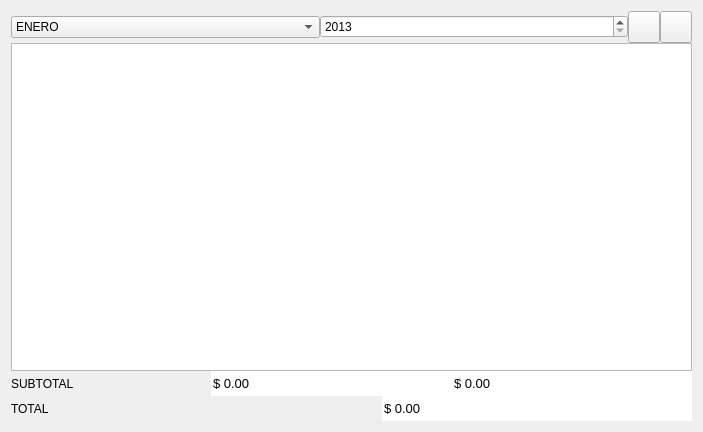
<?xml version="1.0" encoding="UTF-8"?>
<ui version="4.0">
 <class>Presupuesto_Widget</class>
 <widget class="QWidget" name="Presupuesto_Widget">
  <property name="geometry">
   <rect>
    <x>0</x>
    <y>0</y>
    <width>703</width>
    <height>432</height>
   </rect>
  </property>
  <property name="windowTitle">
   <string>Form</string>
  </property>
  <layout class="QGridLayout" name="gridLayout">
   <item row="0" column="0">
    <layout class="QVBoxLayout" name="verticalLayout">
     <property name="spacing">
      <number>0</number>
     </property>
     <property name="sizeConstraint">
      <enum>QLayout::SetDefaultConstraint</enum>
     </property>
     <item>
      <layout class="QHBoxLayout" name="horizontalLayout">
       <property name="spacing">
        <number>0</number>
       </property>
       <item>
        <widget class="QComboBox" name="mes">
         <item>
          <property name="text">
           <string>ENERO</string>
          </property>
         </item>
         <item>
          <property name="text">
           <string>FEBRERO</string>
          </property>
         </item>
         <item>
          <property name="text">
           <string>MARZO</string>
          </property>
         </item>
         <item>
          <property name="text">
           <string>ABRIL</string>
          </property>
         </item>
         <item>
          <property name="text">
           <string>MAYO</string>
          </property>
         </item>
         <item>
          <property name="text">
           <string>JUNIO</string>
          </property>
         </item>
         <item>
          <property name="text">
           <string>JULIO</string>
          </property>
         </item>
         <item>
          <property name="text">
           <string>AGOSTO</string>
          </property>
         </item>
         <item>
          <property name="text">
           <string>SEPTIEMBRE</string>
          </property>
         </item>
         <item>
          <property name="text">
           <string>NOVIEMBRE</string>
          </property>
         </item>
         <item>
          <property name="text">
           <string>DICIEMBRE</string>
          </property>
         </item>
        </widget>
       </item>
       <item>
        <widget class="QSpinBox" name="year">
         <property name="minimum">
          <number>2013</number>
         </property>
         <property name="maximum">
          <number>2050</number>
         </property>
        </widget>
       </item>
       <item>
        <widget class="QPushButton" name="addRegPresupuesto">
         <property name="minimumSize">
          <size>
           <width>32</width>
           <height>32</height>
          </size>
         </property>
         <property name="maximumSize">
          <size>
           <width>32</width>
           <height>32</height>
          </size>
         </property>
         <property name="text">
          <string/>
         </property>
         <property name="icon">
          <iconset resource="imagenes.qrc">
           <normaloff>:/imagenes/Imagenes/add.png</normaloff>:/imagenes/Imagenes/add.png</iconset>
         </property>
         <property name="iconSize">
          <size>
           <width>32</width>
           <height>32</height>
          </size>
         </property>
        </widget>
       </item>
       <item>
        <widget class="QPushButton" name="removeRegPresupuesto">
         <property name="minimumSize">
          <size>
           <width>32</width>
           <height>32</height>
          </size>
         </property>
         <property name="maximumSize">
          <size>
           <width>32</width>
           <height>32</height>
          </size>
         </property>
         <property name="text">
          <string/>
         </property>
         <property name="icon">
          <iconset resource="imagenes.qrc">
           <normaloff>:/imagenes/Imagenes/quit.png</normaloff>:/imagenes/Imagenes/quit.png</iconset>
         </property>
         <property name="iconSize">
          <size>
           <width>32</width>
           <height>32</height>
          </size>
         </property>
        </widget>
       </item>
      </layout>
     </item>
     <item>
      <widget class="QTableView" name="tablePresupuesto">
       <property name="sizePolicy">
        <sizepolicy hsizetype="Expanding" vsizetype="Expanding">
         <horstretch>200</horstretch>
         <verstretch>0</verstretch>
        </sizepolicy>
       </property>
       <property name="minimumSize">
        <size>
         <width>465</width>
         <height>0</height>
        </size>
       </property>
       <property name="lineWidth">
        <number>2</number>
       </property>
       <property name="sizeAdjustPolicy">
        <enum>QAbstractScrollArea::AdjustToContentsOnFirstShow</enum>
       </property>
       <property name="autoScrollMargin">
        <number>0</number>
       </property>
       <property name="alternatingRowColors">
        <bool>true</bool>
       </property>
       <property name="selectionBehavior">
        <enum>QAbstractItemView::SelectRows</enum>
       </property>
       <property name="sortingEnabled">
        <bool>true</bool>
       </property>
      </widget>
     </item>
     <item>
      <layout class="QHBoxLayout" name="horizontalLayout_2">
       <property name="spacing">
        <number>0</number>
       </property>
       <item>
        <widget class="QLabel" name="labelSubTotal">
         <property name="sizePolicy">
          <sizepolicy hsizetype="Expanding" vsizetype="Fixed">
           <horstretch>155</horstretch>
           <verstretch>0</verstretch>
          </sizepolicy>
         </property>
         <property name="minimumSize">
          <size>
           <width>155</width>
           <height>25</height>
          </size>
         </property>
         <property name="maximumSize">
          <size>
           <width>200</width>
           <height>25</height>
          </size>
         </property>
         <property name="sizeIncrement">
          <size>
           <width>120</width>
           <height>30</height>
          </size>
         </property>
         <property name="text">
          <string>SUBTOTAL</string>
         </property>
        </widget>
       </item>
       <item>
        <widget class="QDoubleSpinBox" name="totalGastos">
         <property name="sizePolicy">
          <sizepolicy hsizetype="Expanding" vsizetype="Fixed">
           <horstretch>155</horstretch>
           <verstretch>0</verstretch>
          </sizepolicy>
         </property>
         <property name="minimumSize">
          <size>
           <width>155</width>
           <height>25</height>
          </size>
         </property>
         <property name="maximumSize">
          <size>
           <width>400</width>
           <height>25</height>
          </size>
         </property>
         <property name="font">
          <font>
           <pointsize>10</pointsize>
           <kerning>true</kerning>
          </font>
         </property>
         <property name="frame">
          <bool>false</bool>
         </property>
         <property name="readOnly">
          <bool>true</bool>
         </property>
         <property name="buttonSymbols">
          <enum>QAbstractSpinBox::NoButtons</enum>
         </property>
         <property name="keyboardTracking">
          <bool>true</bool>
         </property>
         <property name="prefix">
          <string>$ </string>
         </property>
         <property name="maximum">
          <double>10000000.000000000000000</double>
         </property>
        </widget>
       </item>
       <item>
        <widget class="QDoubleSpinBox" name="totalIngresos">
         <property name="sizePolicy">
          <sizepolicy hsizetype="Expanding" vsizetype="Fixed">
           <horstretch>155</horstretch>
           <verstretch>0</verstretch>
          </sizepolicy>
         </property>
         <property name="minimumSize">
          <size>
           <width>150</width>
           <height>25</height>
          </size>
         </property>
         <property name="maximumSize">
          <size>
           <width>400</width>
           <height>25</height>
          </size>
         </property>
         <property name="font">
          <font>
           <pointsize>10</pointsize>
          </font>
         </property>
         <property name="frame">
          <bool>false</bool>
         </property>
         <property name="readOnly">
          <bool>true</bool>
         </property>
         <property name="buttonSymbols">
          <enum>QAbstractSpinBox::NoButtons</enum>
         </property>
         <property name="prefix">
          <string>$ </string>
         </property>
         <property name="maximum">
          <double>10000000.000000000000000</double>
         </property>
        </widget>
       </item>
      </layout>
     </item>
     <item>
      <layout class="QHBoxLayout" name="horizontalLayout_3">
       <property name="spacing">
        <number>0</number>
       </property>
       <item>
        <widget class="QLabel" name="labelTotal">
         <property name="sizePolicy">
          <sizepolicy hsizetype="Expanding" vsizetype="Fixed">
           <horstretch>155</horstretch>
           <verstretch>0</verstretch>
          </sizepolicy>
         </property>
         <property name="minimumSize">
          <size>
           <width>155</width>
           <height>25</height>
          </size>
         </property>
         <property name="maximumSize">
          <size>
           <width>500</width>
           <height>25</height>
          </size>
         </property>
         <property name="sizeIncrement">
          <size>
           <width>80</width>
           <height>0</height>
          </size>
         </property>
         <property name="text">
          <string>TOTAL</string>
         </property>
        </widget>
       </item>
       <item>
        <widget class="QDoubleSpinBox" name="Totales">
         <property name="sizePolicy">
          <sizepolicy hsizetype="Expanding" vsizetype="Fixed">
           <horstretch>100</horstretch>
           <verstretch>0</verstretch>
          </sizepolicy>
         </property>
         <property name="minimumSize">
          <size>
           <width>310</width>
           <height>25</height>
          </size>
         </property>
         <property name="maximumSize">
          <size>
           <width>500</width>
           <height>25</height>
          </size>
         </property>
         <property name="font">
          <font>
           <pointsize>10</pointsize>
          </font>
         </property>
         <property name="frame">
          <bool>false</bool>
         </property>
         <property name="readOnly">
          <bool>true</bool>
         </property>
         <property name="buttonSymbols">
          <enum>QAbstractSpinBox::NoButtons</enum>
         </property>
         <property name="prefix">
          <string>$ </string>
         </property>
         <property name="minimum">
          <double>-10000000.000000000000000</double>
         </property>
         <property name="maximum">
          <double>10000000.000000000000000</double>
         </property>
        </widget>
       </item>
      </layout>
     </item>
    </layout>
   </item>
  </layout>
 </widget>
 <resources>
  <include location="imagenes.qrc"/>
 </resources>
 <connections/>
</ui>
